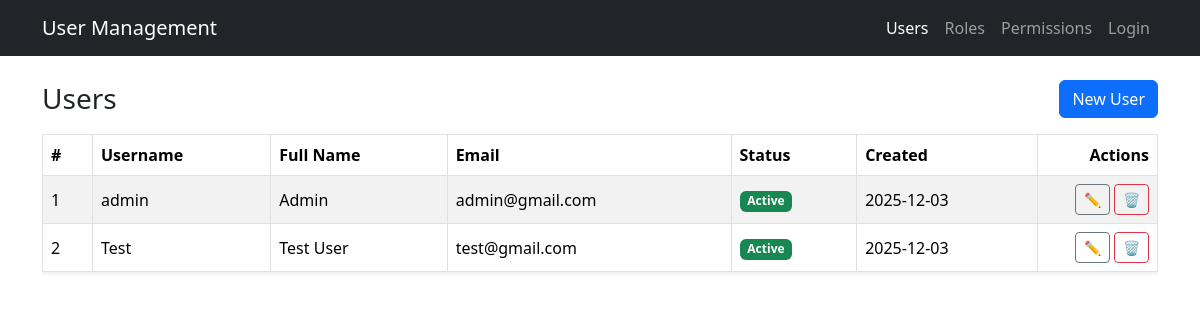
The app's page /users/, older data.
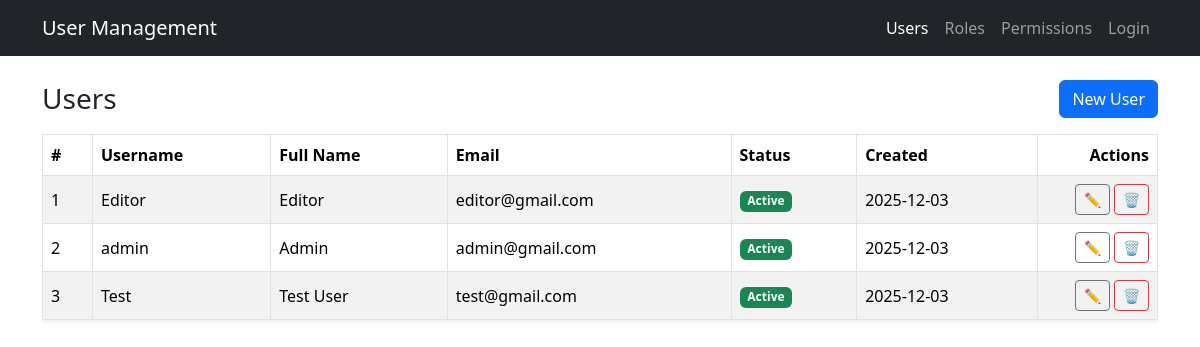
The same page, newer data.
### app/models/user.py (models this page shows, shortened)
class User(UserMixin, db.Model):
    __tablename__ = "users"
    id = db.Column(db.Integer, primary_key=True)
    username = db.Column(db.String(80), unique=True, nullable=False)
    email = db.Column(db.String(120), unique=True, nullable=False)
    full_name = db.Column(db.String(120), nullable=False)
    is_active = db.Column(db.Boolean, default=True, nullable=False)
    password_hash = db.Column(db.String(255), nullable=False)
    created_at = db.Column(db.DateTime, default=datetime.utcnow, nullable=False)
    updated_at = db.Column(db.DateTime, default=datetime.utcnow,
                           onupdate=datetime.utcnow, nullable=False)
    roles = db.relationship("Role", secondary="user_roles", back_populates="users")

### app/routes/user_routes.py (the view)
@user_bp.route("/")
def index():
    users = UserService.get_all()
    return render_template("users/index.html", users=users)

### app/services/user_service.py (called while the page is built)
    @staticmethod
    def get_all() -> List[User]:
        return User.query.order_by(User.id.desc()).all()

### app/templates/users/index.html (shortened to what this page needs)
{% extends "layouts/base.html" %}  {% block content %}
<div class="d-flex justify-content-between align-items-center mb-3">
  <h3 class="mb-0">Users</h3>
  <a href="{{ url_for('users.create') }}" class="btn btn-primary">New User</a>
</div>
{% if users %}
<div class="table-responsive">
  <table class="table table-striped table-bordered align-middle shadow-sm">
    <thead>
      <tr>
        <th style="width: 50px">#</th>
        <th>Username</th>
        <th>Full Name</th>
        <th>Email</th>
        <th>Status</th>
        <th>Created</th>
        <th class="text-end" style="width: 120px">Actions</th>
      </tr>
    </thead>
    <tbody>
      {% for user in users %}
      <tr>
        <td>{{ loop.index }}</td>
        <td>{{ user.username }}</td>
        <td>{{ user.full_name }}</td>
        <td>{{ user.email }}</td>
        <td>
          {% if user.is_active %}
          <span class="badge bg-success">Active</span>
          {% else %}
          <span class="badge bg-secondary">Inactive</span>
          {% endif %}
        </td>
        <td>{{ user.created_at.strftime('%Y-%m-%d') }}</td>
        <td class="text-end">
          <a
            href="{{ url_for('users.edit', user_id=user.id) }}"
            class="btn btn-sm btn-outline-secondary"
            title="Edit"
            >✏️</a
          >
          <a
            href="{{ url_for('users.delete_confirm', user_id=user.id) }}"
            class="btn btn-sm btn-outline-danger"
            title="Delete"
            >🗑️</a
          >
        </td>
      </tr>
      {% endfor %}
    </tbody>
  </table>
</div>
{% else %}
<div class="alert alert-info">
  No users found.
  <a href="{{ url_for('users.create') }}">Create the first user</a>.
</div>
{% endif %} {% endblock %}

Row changes from the older to the newer data that the page shows:
added User: username "Editor", full_name "Editor", email "editor@gmail.com", is_active "Active", created_at "2025-12-03"
